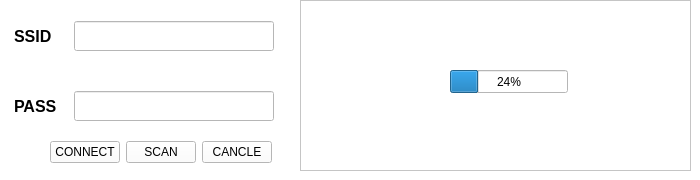
<?xml version="1.0" encoding="UTF-8"?>
<ui version="4.0">
 <class>MainWindow</class>
 <widget class="QMainWindow" name="MainWindow">
  <property name="geometry">
   <rect>
    <x>0</x>
    <y>0</y>
    <width>700</width>
    <height>180</height>
   </rect>
  </property>
  <property name="minimumSize">
   <size>
    <width>700</width>
    <height>180</height>
   </size>
  </property>
  <property name="maximumSize">
   <size>
    <width>700</width>
    <height>180</height>
   </size>
  </property>
  <property name="windowTitle">
   <string>NETWORK</string>
  </property>
  <property name="styleSheet">
   <string notr="true">background-color: white;</string>
  </property>
  <widget class="QWidget" name="centralwidget">
   <widget class="QListWidget" name="list_networks">
    <property name="geometry">
     <rect>
      <x>300</x>
      <y>0</y>
      <width>391</width>
      <height>171</height>
     </rect>
    </property>
   </widget>
   <widget class="QProgressBar" name="progressBar">
    <property name="geometry">
     <rect>
      <x>450</x>
      <y>70</y>
      <width>118</width>
      <height>23</height>
     </rect>
    </property>
    <property name="value">
     <number>24</number>
    </property>
   </widget>
   <widget class="QWidget" name="layoutWidget">
    <property name="geometry">
     <rect>
      <x>10</x>
      <y>20</y>
      <width>268</width>
      <height>32</height>
     </rect>
    </property>
    <layout class="QHBoxLayout" name="horizontalLayout_2">
     <item>
      <widget class="QLabel" name="label">
       <property name="minimumSize">
        <size>
         <width>50</width>
         <height>0</height>
        </size>
       </property>
       <property name="maximumSize">
        <size>
         <width>50</width>
         <height>16777215</height>
        </size>
       </property>
       <property name="font">
        <font>
         <pointsize>12</pointsize>
         <weight>75</weight>
         <bold>true</bold>
        </font>
       </property>
       <property name="text">
        <string>SSID</string>
       </property>
      </widget>
     </item>
     <item>
      <widget class="QLineEdit" name="txt_ssid">
       <property name="minimumSize">
        <size>
         <width>200</width>
         <height>30</height>
        </size>
       </property>
       <property name="maximumSize">
        <size>
         <width>200</width>
         <height>30</height>
        </size>
       </property>
      </widget>
     </item>
    </layout>
   </widget>
   <widget class="QWidget" name="layoutWidget">
    <property name="geometry">
     <rect>
      <x>10</x>
      <y>90</y>
      <width>268</width>
      <height>32</height>
     </rect>
    </property>
    <layout class="QHBoxLayout" name="horizontalLayout_3">
     <item>
      <widget class="QLabel" name="label_2">
       <property name="minimumSize">
        <size>
         <width>50</width>
         <height>0</height>
        </size>
       </property>
       <property name="maximumSize">
        <size>
         <width>50</width>
         <height>16777215</height>
        </size>
       </property>
       <property name="font">
        <font>
         <pointsize>12</pointsize>
         <weight>75</weight>
         <bold>true</bold>
        </font>
       </property>
       <property name="text">
        <string>PASS</string>
       </property>
      </widget>
     </item>
     <item>
      <widget class="QLineEdit" name="txt_password">
       <property name="minimumSize">
        <size>
         <width>200</width>
         <height>30</height>
        </size>
       </property>
       <property name="maximumSize">
        <size>
         <width>200</width>
         <height>30</height>
        </size>
       </property>
      </widget>
     </item>
    </layout>
   </widget>
   <widget class="QWidget" name="">
    <property name="geometry">
     <rect>
      <x>50</x>
      <y>140</y>
      <width>224</width>
      <height>25</height>
     </rect>
    </property>
    <layout class="QHBoxLayout" name="horizontalLayout">
     <item>
      <widget class="QPushButton" name="connect_button">
       <property name="minimumSize">
        <size>
         <width>70</width>
         <height>0</height>
        </size>
       </property>
       <property name="maximumSize">
        <size>
         <width>70</width>
         <height>16777215</height>
        </size>
       </property>
       <property name="text">
        <string>CONNECT</string>
       </property>
      </widget>
     </item>
     <item>
      <widget class="QPushButton" name="scan_button">
       <property name="minimumSize">
        <size>
         <width>70</width>
         <height>0</height>
        </size>
       </property>
       <property name="maximumSize">
        <size>
         <width>70</width>
         <height>16777215</height>
        </size>
       </property>
       <property name="text">
        <string>SCAN</string>
       </property>
      </widget>
     </item>
     <item>
      <widget class="QPushButton" name="cancle_button">
       <property name="minimumSize">
        <size>
         <width>70</width>
         <height>0</height>
        </size>
       </property>
       <property name="maximumSize">
        <size>
         <width>70</width>
         <height>16777215</height>
        </size>
       </property>
       <property name="text">
        <string>CANCLE</string>
       </property>
      </widget>
     </item>
    </layout>
   </widget>
  </widget>
 </widget>
 <resources/>
 <connections/>
</ui>
